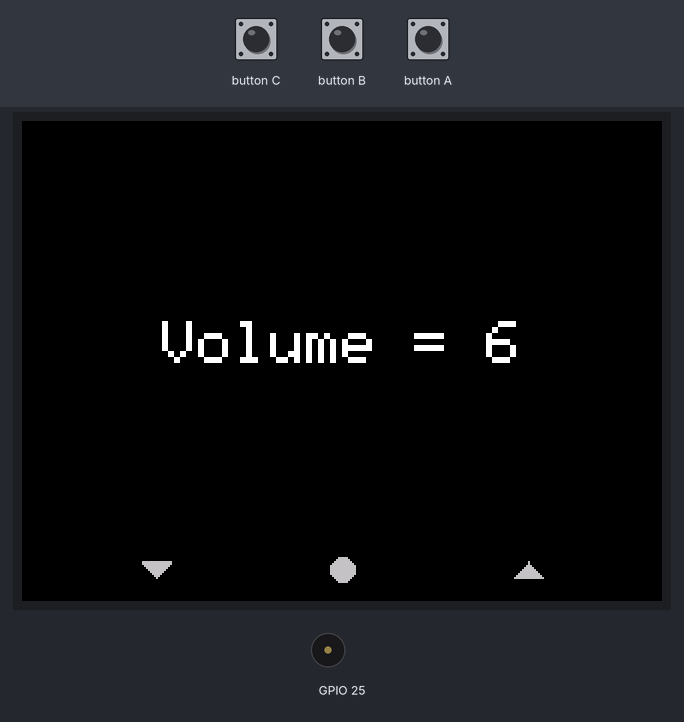
Simulated run of this sketch. Board: ESP32. On the bench: 320×240 colour display, buzzer (waves = sounding). The inputs (shaded band) are chosen by the test bench.

Above: at 1.3 s.
1.4 s: button B pressed for 0.15 s
At 2.3 s:
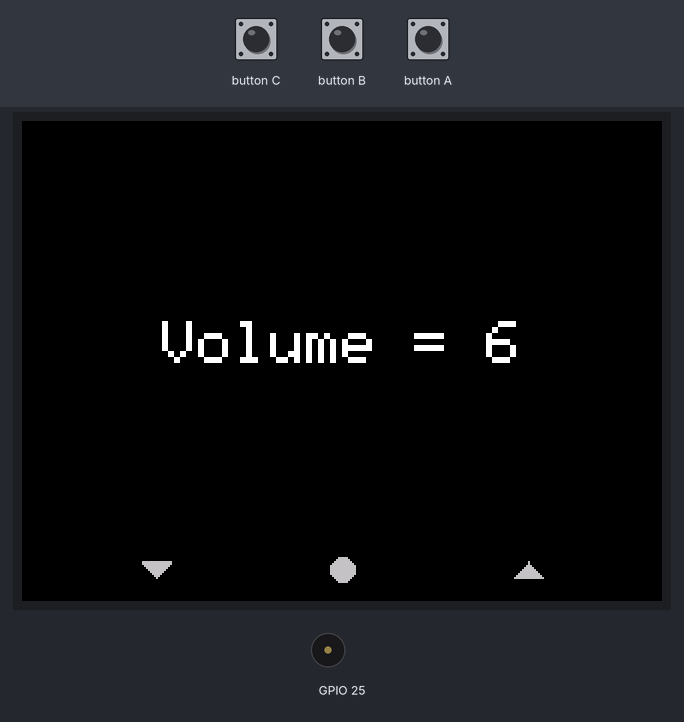
3.0 s: button C pressed for 0.15 s
At 3.7 s:
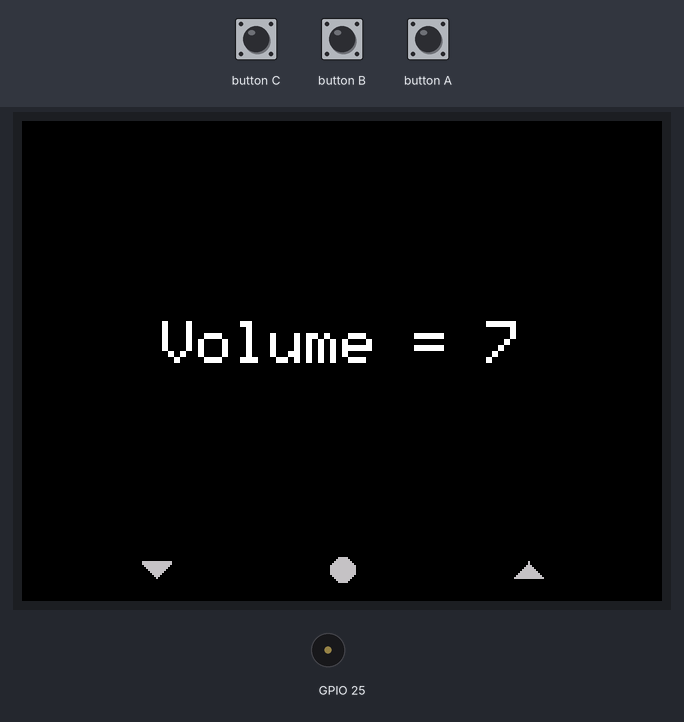
4.6 s: button C pressed for 1 s
At 5.9 s:
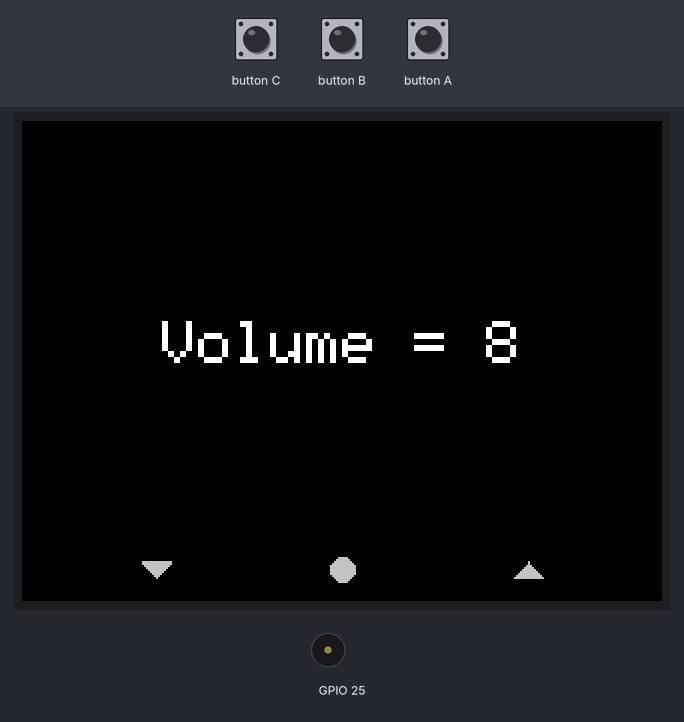
7.1 s: button B pressed for 1 s
At 8.0 s:
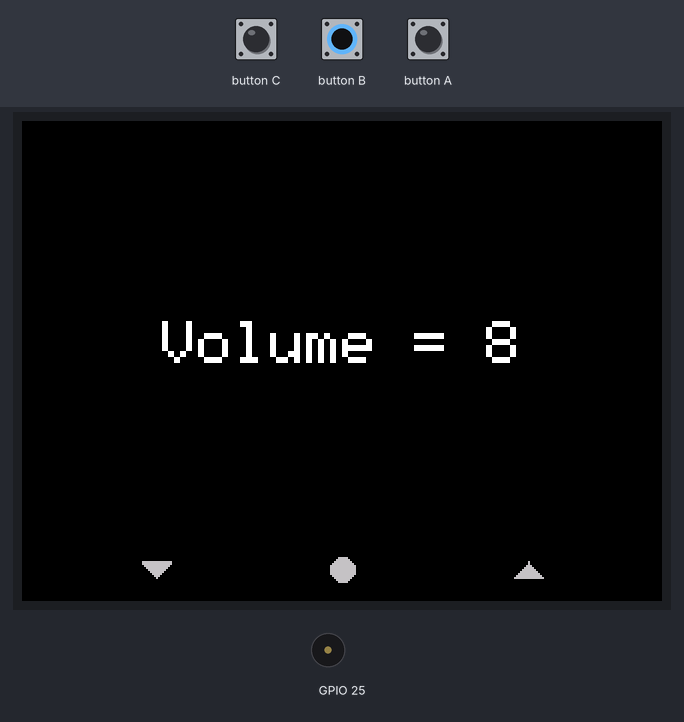
Timing chart, 0 to 10.1 s (numbered marks = the images above; inputs shaded):
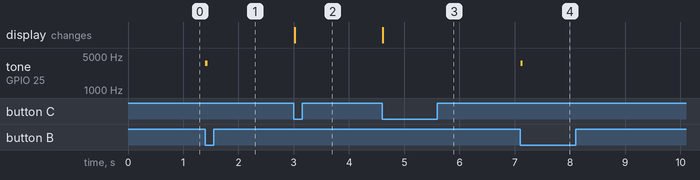

Measured:
- after the input at 1.4 s, tone on GPIO 25: silent → 3520 Hz at once, → silent 0.04 s later
- after the input at 3.0 s, the display: changes at once (image 2)
- after the input at 4.6 s, the display: changes at once (image 3)
- after the input at 7.1 s, tone on GPIO 25: silent → 3520 Hz at once, → silent 0.04 s later

The sketch:

8_speaker_practice.ino
```cpp
#include <M5Stack.h>

int volume = 6;

void setup() {
  M5.begin();
  M5.Speaker.setVolume(volume);  // スピーカーのボリュームを設定 範囲は 0 ~ 10
  M5.Lcd.fillTriangle(60, 220, 74, 220, 67, 228, LIGHTGREY);
  M5.Lcd.fillCircle(160, 224, 6, LIGHTGREY);
  M5.Lcd.fillTriangle(246, 228, 260, 228, 253, 220, LIGHTGREY);
}

void loop() {
  M5.update();
  if (M5.BtnA.wasPressed()) {
    volume--;
    volume = constrain(volume, 0, 10);  // ボリュームの値を0 ~ 10に制限
    M5.Speaker.setVolume(volume);       // スピーカーのボリュームを設定
  }
  if (M5.BtnB.wasPressed()) {
    M5.Speaker.tone(3520, 40);
  }
  if (M5.BtnC.wasPressed()) {
    volume++;
    volume = constrain(volume, 0, 10);  // ボリュームの値を0 ~ 10に制限
    M5.Speaker.setVolume(volume);       // スピーカーのボリュームを設定
  }

  M5.Lcd.setCursor(70, 100);
  M5.Lcd.setTextSize(3);
  M5.Lcd.print("Volume = ");
  M5.Lcd.print(volume);
  M5.Lcd.print(" ");
}
```
